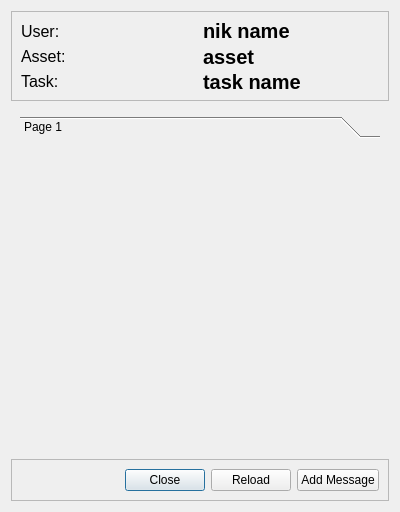
<?xml version="1.0" encoding="UTF-8"?>
<ui version="4.0">
 <class>Dialog</class>
 <widget class="QDialog" name="Dialog">
  <property name="geometry">
   <rect>
    <x>0</x>
    <y>0</y>
    <width>400</width>
    <height>512</height>
   </rect>
  </property>
  <property name="windowTitle">
   <string>Dialog</string>
  </property>
  <layout class="QVBoxLayout" name="verticalLayout_2">
   <item>
    <widget class="QFrame" name="chat_meta_data_frame">
     <property name="maximumSize">
      <size>
       <width>16777215</width>
       <height>90</height>
      </size>
     </property>
     <property name="font">
      <font>
       <pointsize>20</pointsize>
      </font>
     </property>
     <property name="frameShape">
      <enum>QFrame::StyledPanel</enum>
     </property>
     <property name="frameShadow">
      <enum>QFrame::Raised</enum>
     </property>
     <layout class="QGridLayout" name="gridLayout">
      <item row="0" column="0">
       <widget class="QLabel" name="label">
        <property name="font">
         <font>
          <pointsize>12</pointsize>
         </font>
        </property>
        <property name="text">
         <string>User:</string>
        </property>
       </widget>
      </item>
      <item row="0" column="1">
       <widget class="QLabel" name="chat_nik_name_label">
        <property name="font">
         <font>
          <pointsize>15</pointsize>
          <weight>75</weight>
          <bold>true</bold>
         </font>
        </property>
        <property name="text">
         <string>nik name</string>
        </property>
       </widget>
      </item>
      <item row="2" column="0">
       <widget class="QLabel" name="label_2">
        <property name="font">
         <font>
          <pointsize>12</pointsize>
         </font>
        </property>
        <property name="text">
         <string>Task:</string>
        </property>
       </widget>
      </item>
      <item row="2" column="1">
       <widget class="QLabel" name="chat_task_name_label">
        <property name="font">
         <font>
          <pointsize>15</pointsize>
          <weight>75</weight>
          <bold>true</bold>
         </font>
        </property>
        <property name="text">
         <string>task name</string>
        </property>
       </widget>
      </item>
      <item row="1" column="0">
       <widget class="QLabel" name="label_4">
        <property name="font">
         <font>
          <pointsize>12</pointsize>
         </font>
        </property>
        <property name="text">
         <string>Asset:</string>
        </property>
       </widget>
      </item>
      <item row="1" column="1">
       <widget class="QLabel" name="chat_asset_name_label">
        <property name="font">
         <font>
          <pointsize>15</pointsize>
          <weight>75</weight>
          <bold>true</bold>
         </font>
        </property>
        <property name="text">
         <string>asset</string>
        </property>
       </widget>
      </item>
     </layout>
    </widget>
   </item>
   <item>
    <widget class="QScrollArea" name="scrollArea">
     <property name="frameShape">
      <enum>QFrame::NoFrame</enum>
     </property>
     <property name="widgetResizable">
      <bool>true</bool>
     </property>
     <widget class="QWidget" name="scrollAreaWidgetContents">
      <property name="geometry">
       <rect>
        <x>0</x>
        <y>0</y>
        <width>382</width>
        <height>345</height>
       </rect>
      </property>
      <layout class="QVBoxLayout" name="verticalLayout">
       <item>
        <widget class="QToolBox" name="chat_tool_box">
         <property name="lineWidth">
          <number>1</number>
         </property>
         <property name="currentIndex">
          <number>0</number>
         </property>
         <property name="tabSpacing">
          <number>6</number>
         </property>
         <widget class="QWidget" name="page">
          <property name="geometry">
           <rect>
            <x>0</x>
            <y>0</y>
            <width>364</width>
            <height>296</height>
           </rect>
          </property>
          <attribute name="label">
           <string>Page 1</string>
          </attribute>
         </widget>
        </widget>
       </item>
      </layout>
     </widget>
    </widget>
   </item>
   <item>
    <widget class="QFrame" name="frame">
     <property name="frameShape">
      <enum>QFrame::StyledPanel</enum>
     </property>
     <property name="frameShadow">
      <enum>QFrame::Raised</enum>
     </property>
     <layout class="QHBoxLayout" name="horizontalLayout">
      <item>
       <spacer name="horizontalSpacer">
        <property name="orientation">
         <enum>Qt::Horizontal</enum>
        </property>
        <property name="sizeHint" stdset="0">
         <size>
          <width>63</width>
          <height>20</height>
         </size>
        </property>
       </spacer>
      </item>
      <item>
       <widget class="QPushButton" name="close_button">
        <property name="text">
         <string>Close</string>
        </property>
       </widget>
      </item>
      <item>
       <widget class="QPushButton" name="reload_button">
        <property name="text">
         <string>Reload</string>
        </property>
       </widget>
      </item>
      <item>
       <widget class="QPushButton" name="chat_add_topic_button">
        <property name="text">
         <string>Add Message</string>
        </property>
       </widget>
      </item>
     </layout>
    </widget>
   </item>
  </layout>
 </widget>
 <resources/>
 <connections/>
</ui>
